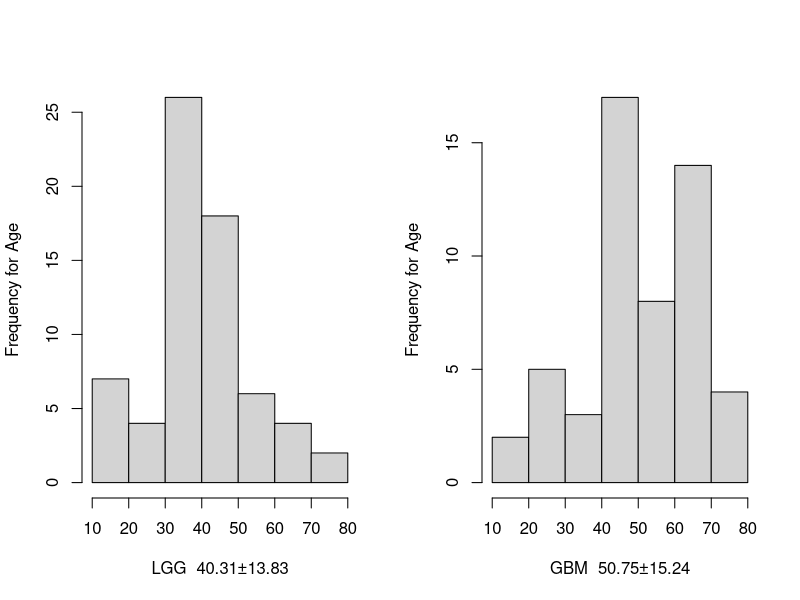
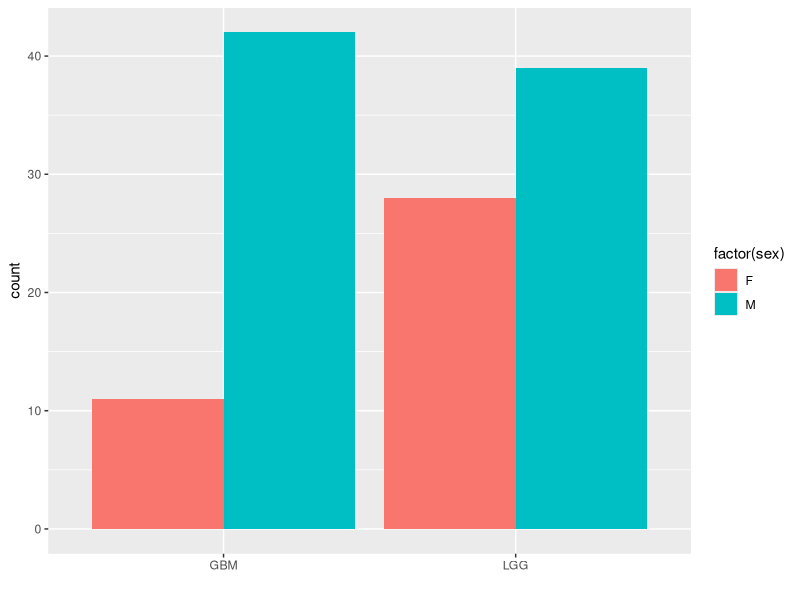
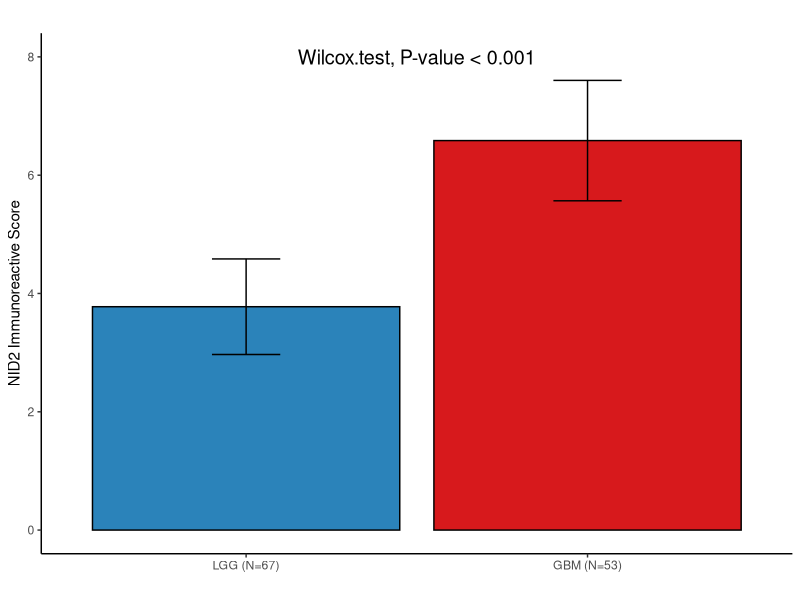

The R source for these figures, in order:
exp <- read.csv("../data/TMA.csv")
colnames(exp)
dim(exp)
head(exp)
exp <- exp[exp$组织类型 != "正常大脑", ]
table(exp$intensity)
table(exp$IRS)
exp$年龄
exp$年龄 <- gsub("成年", 18, exp$年龄)
mean(as.numeric(exp$年龄))
age <- ifelse(exp$年龄 <= 40,"<=40",">40")
table(age)
table(exp$病理分型)

table(exp$病理分级)
table(exp$病理分型)
exp[exp$病理分级=="Ⅲ-Ⅳ级", ]
exp[exp$病理分级=="Ⅱ-Ⅲ级", ]
exp[exp$蜡块编号 == "P01A0445-B30-C01", "病理分级"] <- "Ⅱ级"
exp[exp$蜡块编号 == "P01A0444-B30-C01", "病理分级"] <- "Ⅱ级"
exp[exp$病理分型 == "间变型星形细胞瘤+胶质母细胞瘤", ]
exp$who <- ifelse(exp$组织类型 == "正常大脑", "Normal", exp$病理分级)
table(exp$type)
exp$type <- exp$who
exp$type <- gsub("Ⅱ-Ⅲ级", "LGG", exp$type)
exp$type <- gsub("Ⅲ-Ⅳ级", "LGG", exp$type)  
exp$type <- gsub("Ⅲ级", "LGG", exp$type)
exp$type <- gsub("Ⅱ级", "LGG", exp$type)
exp$type <- gsub("Ⅰ级", "LGG", exp$type)
exp$type <- gsub("Ⅳ级", "GBM", exp$type)
exp$who <- gsub("Ⅱ-Ⅲ级", "WHO III", exp$who)
exp$who <- gsub("Ⅲ-Ⅳ级", "WHO III", exp$who)
exp$who <- gsub("Ⅲ级", "WHO III", exp$who)
exp$who <- gsub("Ⅱ级", "WHO II", exp$who)
exp$who <- gsub("Ⅰ级", "WHO I", exp$who)
exp$who <- gsub("Ⅳ级", "WHO IV", exp$who)
exp$组织类型
exp$sex <- exp$性别
exp$sex <- ifelse(exp$性别 == "男", "M", "F")
table(exp$sex)
mean(as.numeric(exp$年龄))
round(sd(as.numeric(exp$年龄)), 2)
list <- c("GBM", "LGG", "Normal")
outTab=data.frame()
for (i in list) {
  mean <- round(mean(as.numeric(exp[exp$type== i, ]$年龄)), 2)
  sd <- round(sd(as.numeric(exp[exp$type== i, ]$年龄)), 2)
  outTab <- rbind(outTab,cbind(Type=i, mean, sd))
}
outTab

wilcox.test(as.numeric(exp[exp$type== "GBM", ]$年龄), as.numeric(exp[exp$type== "LGG", ]$年龄))$p.value
wilcox.test(as.numeric(exp[exp$type== "GBM", ]$年龄), as.numeric(exp[exp$type== "LGG", ]$年龄))
as.numeric(exp[exp$type== "GBM", ]$年龄)
as.numeric(exp[exp$type== "LGG", ]$年龄)     
exp$年龄
exp$who
exp$NID2
exp$HBraG125PG02数据PDL1
exp$IRS
exp$Final.IRS.score..0.12.
colnames(exp)
# data <- data.frame(as.numeric(exp$年龄), exp$type, exp$who, exp$sex, exp$IRS, exp$NID2, exp$PDL1Final, exp$PDL.IRS, exp$病理分型)   ## heatmap
data <- data.frame(as.numeric(exp$年龄), exp$type, exp$who, exp$sex, exp$Final.IRS.score..0.12., exp$NID2, exp$PDL1Final, exp$PDL.IRS, exp$病理分型)   ## IRS plot
colnames(data) <- c("age", "type", "who", "sex", "IRS",  "NID2", "PDL1_s", "PDL1", "histological")
data$NID2_g <- data$NID2
data$NID2_g <- ifelse(data$NID2 < 2, "Low NID2 expression", "High NID2 expression")
table(data$PDL1)
exp[exp$IRS == "mild", ]
exp[exp$蜡块编号 == "P01A0277-B30-C01", ]
table(exp$IRS)
data <- subset(data, type != "Normal")
table(data$histological)
data$histological <- gsub("GBM", "Glioblastoma", data$histological)
# data$histological <- gsub("间变型星形细胞瘤+胶质母细胞瘤", "Anaplastic astrocytoma", data$histological)
data$histological <- gsub("节细胞胶质瘤", "Gangliogliomas", data$histological)
data$histological <- gsub("胶质母细胞瘤，胶质肉瘤", "Glioblastoma", data$histological)
data$histological <- gsub("胶质母细胞瘤", "Glioblastoma", data$histological)
data$histological <- gsub("间变型少突胶质瘤", "Anaplastic oligodendroglioma", data$histological)
data$histological <- gsub("间变型星形细胞瘤", "Anaplastic astrocytoma", data$histological)
data$histological <- gsub("少突胶质瘤", "Oligodendroglioma", data$histological)
data$histological <- gsub("间变型少突星形细胞瘤", "Oligo astrocytoma", data$histological)
data$histological <- gsub("少突星形细胞瘤，部分间变型", "Oligo astrocytoma", data$histological)
data$histological <- gsub("少突星形细胞瘤", "Oligo astrocytoma", data$histological)
data$histological <- gsub("毛细胞型星形细胞瘤", "Pilocytic astrocytoma", data$histological)
data$histological <- gsub("多形性黄色星形细胞瘤", "Pleomorphic xanthoastrocytoma", data$histological)
data$histological <- gsub("弥漫型星形细胞瘤", "Diffuse astrocytoma", data$histological)
table(data$sex)
table(data$IRS)
table(data$histological)
data[data$histological == "Anaplastic astrocytoma+Glioblastoma", ]$histological <- "Mixed glioma"
data$histological <- gsub("Diffuse astrocytoma", "Astrocytoma, NOS", data$histological)
data$histological <- gsub("Pleomorphic xanthoastrocytoma", "Astrocytoma, NOS", data$histological)
data$histological <- gsub("Pilocytic astrocytoma", "Astrocytoma, NOS", data$histological)
data$histological <- gsub("Anaplastic astrocytoma", "Anaplastic, astrocytoma", data$histological)
data$histological <- gsub("Oligodendroglioma", "Oligodendroglioma, NOS", data$histological)
data$histological <- gsub("Anaplastic oligodendroglioma", "Oligodendroglioma, anaplastic", data$histological)
data$histological <- gsub("Gangliogliomas", "Mixed glioma", data$histological)
data$histological <- gsub("Oligo astrocytoma", "Mixed glioma", data$histological)
table(data$histological)

### data ready
# write.table(data,file="TMA_u.txt",sep="\t",quote=F,col.names=F)       

wilcox.test(age ~ type, data)
par(mfrow=c(1,2))
hist(data[data$type =='LGG', ]$age, ylab = 'Frequency for Age', main = "",
     xlab=paste('LGG ', paste(round(mean(as.numeric(exp[exp$type== "LGG", ]$年龄)), 2),
                round(sd(as.numeric(exp[exp$type== "LGG", ]$年龄)), 2), sep = "±")))
hist(data[data$type =='GBM', ]$age, ylab = 'Frequency for Age', main = "",
     xlab=paste('GBM ', paste(round(mean(as.numeric(exp[exp$type== "GBM", ]$年龄)), 2),
                              round(sd(as.numeric(exp[exp$type== "GBM", ]$年龄)), 2), sep = "±")))
library(ggplot2)
ggplot(data,aes(x=type)) + geom_bar(aes(fill=factor(sex)),position="dodge") + xlab("") 
data$type
## 7 x 5 in

table=matrix(c(sum(as.numeric(exp[exp$type== "LGG", ]$年龄) > mean(as.numeric(exp$年龄))),
               sum(as.numeric(exp[exp$type== "GBM", ]$年龄) > mean(as.numeric(exp$年龄))), 
               sum(as.numeric(exp[exp$type== "LGG", ]$年龄) < mean(as.numeric(exp$年龄))), 
               sum(as.numeric(exp[exp$type== "GBM", ]$年龄) < mean(as.numeric(exp$年龄)))),nrow=2)
colnames(table)=c("High","Low")
rownames(table)=c("LGG","GBM")
table
fisher.test(table)$p.value

table <- xtabs(~sex+type, data=data)
table <- xtabs(~NID2+type, data=data)
table <- xtabs(~NID2_g + type, data = data)
table
table=matrix(c(10, 9, 17, 33), nrow = 2)
table=matrix(c(7, 11, 11, 33), nrow = 2)
table=matrix(c(8, 5, 10, 33), nrow = 2)
fisher.test(table, alternative = "two.sided")$p.value
table
ftable(table)
summary(table)
prop.table(table, 2)

table(data$type)
colnames(data)
as.numeric(data[data$type== "GBM", ]$NID2)
pval <- wilcox.test(as.numeric(data[data$type== "GBM", ]$NID2), as.numeric(data[data$type== "LGG", ]$NID2))$p.value
if(pval<0.001){
  pval="< 0.001"
}else{
  pval=paste0("=",sprintf("%.03f",pval))
}
colnames(data)
data[1:5, 1:9]
as.numeric(data[data$type== "GBM", ]$age)
as.numeric(data[data$type== "LGG", ]$IRS)
colnames(data)
GBM_N_s <- t.test(as.numeric(data[data$type== "GBM", ]$IRS))
LGG_N_s <- t.test(as.numeric(data[data$type== "LGG", ]$IRS))
df <- matrix(c("GBM", "LGG", GBM_N_s$estimate, LGG_N_s$estimate, GBM_N_s$conf.int[1], LGG_N_s$conf.int[1],  GBM_N_s$conf.int[2], LGG_N_s$conf.int[2]), nrow = 2)
df
colnames(df) <- c("type", "mean", "sd1", "sd2")
df <- as.data.frame(df)
df$type <- as.factor(df$type)
df$mean <- as.numeric(df$mean)
df$mean
df$sd1 <- as.numeric(df$sd1)
df$sd2
df$sd2 <- as.numeric(df$sd2)

library(ggplot2)   ## final
pdf(file="Figure_4E.pdf", width=5, height=5)
table(data$type)
df$type <- c("GBM (N=53)", "LGG (N=67)")
seq <- c("LGG (N=67)", "GBM (N=53)")
ordered.item <- factor(1:length(seq),labels = seq)
df$type <- factor(df$type, levels = levels(ordered.item))
table(data$type)
df
p<- ggplot(df, aes(x=type, y=mean, fill=type)) + 
  geom_bar(stat="identity", color="black", position=position_dodge()) +
  geom_errorbar(aes(ymin=sd1, ymax=sd2), width=.2, position=position_dodge(.9)) 
p+ylim(0, 8) + labs(title="", x="", y = "NID2 Immunoreactive Score")+
  theme_classic() +
  theme(legend.position="none") +
  scale_fill_manual(values=c('#2b83ba','#d7191c')) +
  annotate("text", label = paste("Wilcox.test, P-value ", pval, sep=""), x= 1.5 , y=8, cex = 5)
dev.off()
